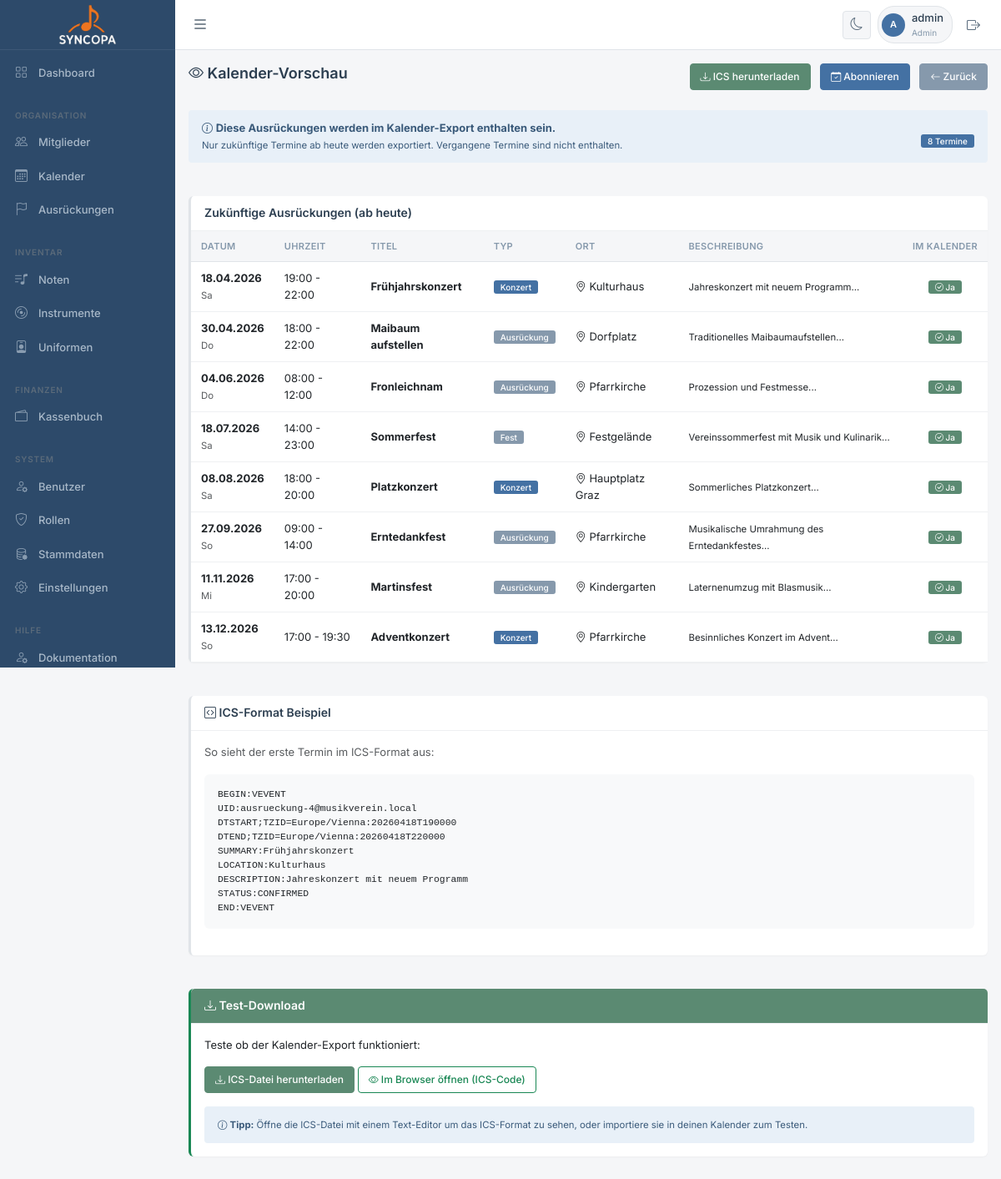
The page /kalender_vorschau.php (signed in) on the database as committed earlier.
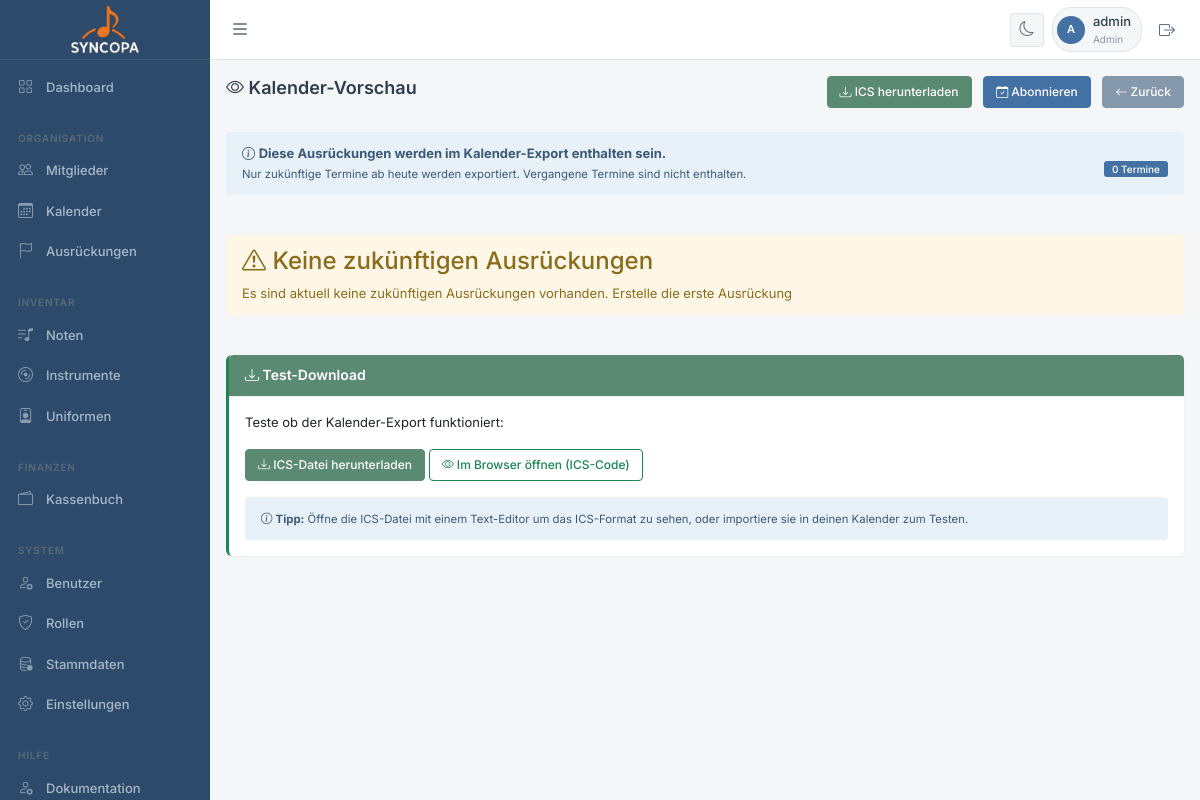
The same page on the database as committed later.
### tables this page shows
CREATE TABLE IF NOT EXISTS `ausrueckungen` (
  `id` int(11) NOT NULL AUTO_INCREMENT,
  `titel` varchar(200) NOT NULL,
  `beschreibung` text DEFAULT NULL,
  `typ` enum('Probe','Konzert','Ausrückung','Fest','Wertung','Sonstiges') NOT NULL,
  `start_datum` datetime NOT NULL,
  `ende_datum` datetime DEFAULT NULL,
  `ganztaegig` tinyint(1) DEFAULT 0,
  `ort` varchar(200) DEFAULT NULL,
  `adresse` varchar(250) DEFAULT NULL,
  `treffpunkt` varchar(200) DEFAULT NULL,
  `treffpunkt_zeit` time DEFAULT NULL,
  `uniform` tinyint(1) DEFAULT 1,
  `notizen` text DEFAULT NULL,
  `google_calendar_id` varchar(255) DEFAULT NULL,
  `status` enum('geplant','bestaetigt','abgesagt') DEFAULT 'geplant',
  `erstellt_von` int(11) DEFAULT NULL,
  `erstellt_am` datetime DEFAULT current_timestamp(),
  `aktualisiert_am` datetime DEFAULT current_timestamp() ON UPDATE current_timestamp(),
  PRIMARY KEY (`id`),
  KEY `erstellt_von` (`erstellt_von`)
);

### classes/Database.php (called while the page is built, shortened)
<?php
class Database {
    private static $instance = null;
    private $conn;
    private function __construct() {
        try {
            $dsn = "mysql:host=" . DB_HOST . ";dbname=" . DB_NAME . ";charset=" . DB_CHARSET;
            $options = [
                PDO::ATTR_ERRMODE => PDO::ERRMODE_EXCEPTION,
                PDO::ATTR_DEFAULT_FETCH_MODE => PDO::FETCH_ASSOC,
                PDO::ATTR_EMULATE_PREPARES => false,
            ];
            $this->conn = new PDO($dsn, DB_USER, DB_PASS, $options);
        } catch (PDOException $e) {
            die("Datenbankverbindung fehlgeschlagen: " . $e->getMessage());
        }
    }
    public static function getInstance() {
        if (self::$instance === null) {
            self::$instance = new self();
        }
        return self::$instance;
    }
    public function query($sql, $params = []) {
        try {
            $stmt = $this->conn->prepare($sql);
            $stmt->execute($params);
            return $stmt;
        } catch (PDOException $e) {
            error_log("Datenbankfehler: " . $e->getMessage());
            throw $e;
        }
    }
    public function fetchAll($sql, $params = []) {
        return $this->query($sql, $params)->fetchAll();
    }
    public function fetchOne($sql, $params = []) {
        return $this->query($sql, $params)->fetch();
    }
}

### classes/Session.php (called while the page is built, shortened)
<?php
class Session {
    public static function get($key, $default = null) {
        return $_SESSION[$key] ?? $default;
    }
    public static function getRole() {
        return self::get('rolle', 'mitglied');
    }
    public static function checkPermission($modul, $aktion = 'lesen') {
        $rolle = self::getRole();
        $db = Database::getInstance();
        $sql = "SELECT {$aktion} FROM berechtigungen WHERE rolle = ? AND modul = ?";
        $result = $db->fetchOne($sql, [$rolle, $modul]);
        return $result && $result[$aktion] == 1;
    }
}

### kalender_vorschau.php (the view, shortened to what the changed rows need)
<?php
$db = Database::getInstance();
$sql = "SELECT
            id,
            titel,
            start_datum,
            ende_datum,
            ganztaegig,
            ort,
            beschreibung,
            notizen,
            aktualisiert_am,
            erstellt_am,
            typ
        FROM ausrueckungen
        WHERE DATE(start_datum) >= CURDATE()
        ORDER BY start_datum";
$ausrueckungen = $db->fetchAll($sql);
$anzahl = count($ausrueckungen);
include 'includes/header.php';
?>
<div class="row">
    <div class="col-12">
        <div class="d-flex justify-content-between align-items-center mb-4">
            <h1 class="h2"><i class="bi bi-eye"></i> Kalender-Vorschau</h1>
        </div>
    </div>
</div>
<div class="row mb-4">
    <div class="col-12">
        <div class="alert alert-info">
            <div class="row align-items-center">
                <div class="col-md-4 text-end">
                    <h3 class="mb-0">
                        <span class="badge bg-primary"><?php echo $anzahl; ?> Termine</span>
                    </h3>
                </div>
            </div>
        </div>
    </div>
</div>
<?php if (empty($ausrueckungen)): ?>
<div class="row">
    <div class="col-12">
        <div class="alert alert-warning">
            <h4><i class="bi bi-exclamation-triangle"></i> Keine zukünftigen Ausrückungen</h4>
            <p class="mb-0">
                Es sind aktuell keine zukünftigen Ausrückungen vorhanden.
                <?php if (Session::checkPermission('ausrueckungen', 'schreiben')): ?>
                <a href="ausrueckung_bearbeiten.php">Erstelle die erste Ausrückung</a>
                <?php endif; ?>
            </p>
        </div>
    </div>
</div>
<?php else: ?>
<div class="row">
    <div class="col-12">
        <div class="card">
            <div class="card-header">
                <h5 class="mb-0">Zukünftige Ausrückungen (ab heute)</h5>
            </div>
            <div class="card-body p-0">
                <div class="table-responsive">
                    <table class="table table-hover mb-0">
                        <thead>
                            <tr>
                                <th>Datum</th>
                                <th>Uhrzeit</th>
                                <th>Titel</th>
                                <th>Typ</th>
                                <th>Ort</th>
                                <th>Beschreibung</th>
                                <th class="text-center">Im Kalender</th>
                            </tr>
                        </thead>
                        <tbody>
                            <?php foreach ($ausrueckungen as $ausrueckung): ?>
                            <tr>
                                <td>
                                    <strong><?php echo date('d.m.Y', strtotime($ausrueckung['start_datum'])); ?></strong>
                                    <br>
                                    <small class="text-muted">
                                        <?php
                                        $wochentag = ['So', 'Mo', 'Di', 'Mi', 'Do', 'Fr', 'Sa'];
                                        echo $wochentag[date('w', strtotime($ausrueckung['start_datum']))];
                                        ?>
                                    </small>
                                </td>
                                <td>
                                    <?php
                                    if ($ausrueckung['ganztaegig']) {
                                        echo '<small class="text-muted">Ganztägig</small>';
                                    } else {
                                        echo date('H:i', strtotime($ausrueckung['start_datum']));
                                        if ($ausrueckung['ende_datum']) {
                                            echo ' - ' . date('H:i', strtotime($ausrueckung['ende_datum']));
                                        }
                                    }
                                    ?>
                                </td>
                                <td>
                                    <strong><?php echo htmlspecialchars($ausrueckung['titel']); ?></strong>
                                </td>
                                <td>
                                    <?php
                                    $typColors = [
                                        'Probe' => 'secondary',
                                        'Konzert' => 'primary',
                                        'Ausflug' => 'success',
                                        'Auftritt' => 'info',
                                        'Sonstiges' => 'warning'
                                    ];
                                    $color = $typColors[$ausrueckung['typ']] ?? 'secondary';
                                    ?>
                                    <span class="badge bg-<?php echo $color; ?>">
                                        <?php echo htmlspecialchars($ausrueckung['typ']); ?>
                                    </span>
                                </td>
                                <td>
                                    <?php if ($ausrueckung['ort']): ?>
                                    <i class="bi bi-geo-alt"></i>
                                    <?php echo htmlspecialchars($ausrueckung['ort']); ?>
                                    <?php else: ?>
                                    <small class="text-muted">-</small>
                                    <?php endif; ?>
                                </td>
                                <td>
                                    <?php if ($ausrueckung['beschreibung']): ?>
                                    <small><?php echo htmlspecialchars(mb_substr($ausrueckung['beschreibung'], 0, 100)); ?>...</small>
                                    <?php else: ?>
                                    <small class="text-muted">Keine Beschreibung</small>
                                    <?php endif; ?>
                                </td>
                                <td class="text-center">
                                    <span class="badge bg-success">
                                        <i class="bi bi-check-circle"></i> Ja
                                    </span>
                                </td>
                            </tr>
                            <?php endforeach; ?>
                        </tbody>
                    </table>
                </div>
            </div>
        </div>
    </div>
</div>
<div class="row mt-4">
    <div class="col-12">
        <div class="card">
            <div class="card-header">
                <h5 class="mb-0"><i class="bi bi-code-square"></i> ICS-Format Beispiel</h5>
            </div>
            <div class="card-body">
                <p class="text-muted">So sieht der erste Termin im ICS-Format aus:</p>
                <?php
                $first = $ausrueckungen[0];
                $start = new DateTime($first['start_datum']);
                if ($first['ende_datum']) {
                    $end = new DateTime($first['ende_datum']);
                } else {
                    $end = clone $start;
                    $end->modify('+2 hours');
                }
                ?>
                <pre class="bg-light p-3 rounded"><code>BEGIN:VEVENT
UID:ausrueckung-<?php echo $first['id']; ?>@musikverein.local
DTSTART;TZID=Europe/Vienna:<?php echo $start->format('Ymd\THis'); ?>
DTEND;TZID=Europe/Vienna:<?php echo $end->format('Ymd\THis'); ?>
SUMMARY:<?php echo htmlspecialchars($first['titel']); ?>
LOCATION:<?php echo htmlspecialchars($first['ort'] ?: ''); ?>
DESCRIPTION:<?php echo htmlspecialchars($first['beschreibung'] ?: ''); ?>
STATUS:CONFIRMED
END:VEVENT</code></pre>
            </div>
        </div>
    </div>
</div>
<?php endif; ?>
<?php include 'includes/footer.php'; ?>

Rows that differ between the two databases and show on the page:
removed ausrueckungen: start_datum "18.04.2026", start_datum "Sa", start_datum "19:00", ende_datum "22:00", titel "Frühjahrskonzert", typ "Konzert", ort "Kulturhaus", beschreibung "Jahreskonzert mit neuem Programm", id "4", start_datum "20260418T190000", ende_datum "20260418T220000"
removed ausrueckungen: start_datum "30.04.2026", start_datum "Do", start_datum "18:00", ende_datum "22:00", titel "Maibaum aufstellen", typ "Ausrückung", ort "Dorfplatz", beschreibung "Traditionelles Maibaumaufstellen"
removed ausrueckungen: start_datum "04.06.2026", start_datum "Do", start_datum "08:00", ende_datum "12:00", titel "Fronleichnam", typ "Ausrückung", ort "Pfarrkirche", beschreibung "Prozession und Festmesse"
removed ausrueckungen: start_datum "18.07.2026", start_datum "Sa", start_datum "14:00", ende_datum "23:00", titel "Sommerfest", typ "Fest", ort "Festgelände", beschreibung "Vereinssommerfest mit Musik und Kulinarik"
removed ausrueckungen: start_datum "08.08.2026", start_datum "Sa", start_datum "18:00", ende_datum "20:00", titel "Platzkonzert", typ "Konzert", ort "Hauptplatz Graz", beschreibung "Sommerliches Platzkonzert"
removed ausrueckungen: start_datum "27.09.2026", start_datum "So", start_datum "09:00", ende_datum "14:00", titel "Erntedankfest", typ "Ausrückung", ort "Pfarrkirche", beschreibung "Musikalische Umrahmung des Erntedankfestes"
removed ausrueckungen: start_datum "11.11.2026", start_datum "Mi", start_datum "17:00", ende_datum "20:00", titel "Martinsfest", typ "Ausrückung", ort "Kindergarten", beschreibung "Laternenumzug mit Blasmusik"
removed ausrueckungen: start_datum "13.12.2026", start_datum "So", start_datum "17:00", ende_datum "19:30", titel "Adventkonzert", typ "Konzert", ort "Pfarrkirche", beschreibung "Besinnliches Konzert im Advent"
Other text that changed with them:
$anzahl: "8" → "0"
text no longer shown: "Zukünftige Ausrückungen (ab heute) DATUM UHRZEIT TITEL TYP ORT BESCHREIBUNG IM KALENDER ICS-Format Beispiel So sieht der erste Termin im ICS-Format aus: BEGIN:VEVENT UID:ausrueckung- @musikverein.local DTSTART;TZID=Europe/Vienna: DTEND;TZID=Europe/Vienna: SUMMARY: LOCATION: DESCRIPTION: STATUS:CONFIRMED END:VEVENT"
text now shown: "Keine zukünftigen Ausrückungen Es sind aktuell keine zukünftigen Ausrückungen vorhanden. Erstelle die erste Ausrückung"
